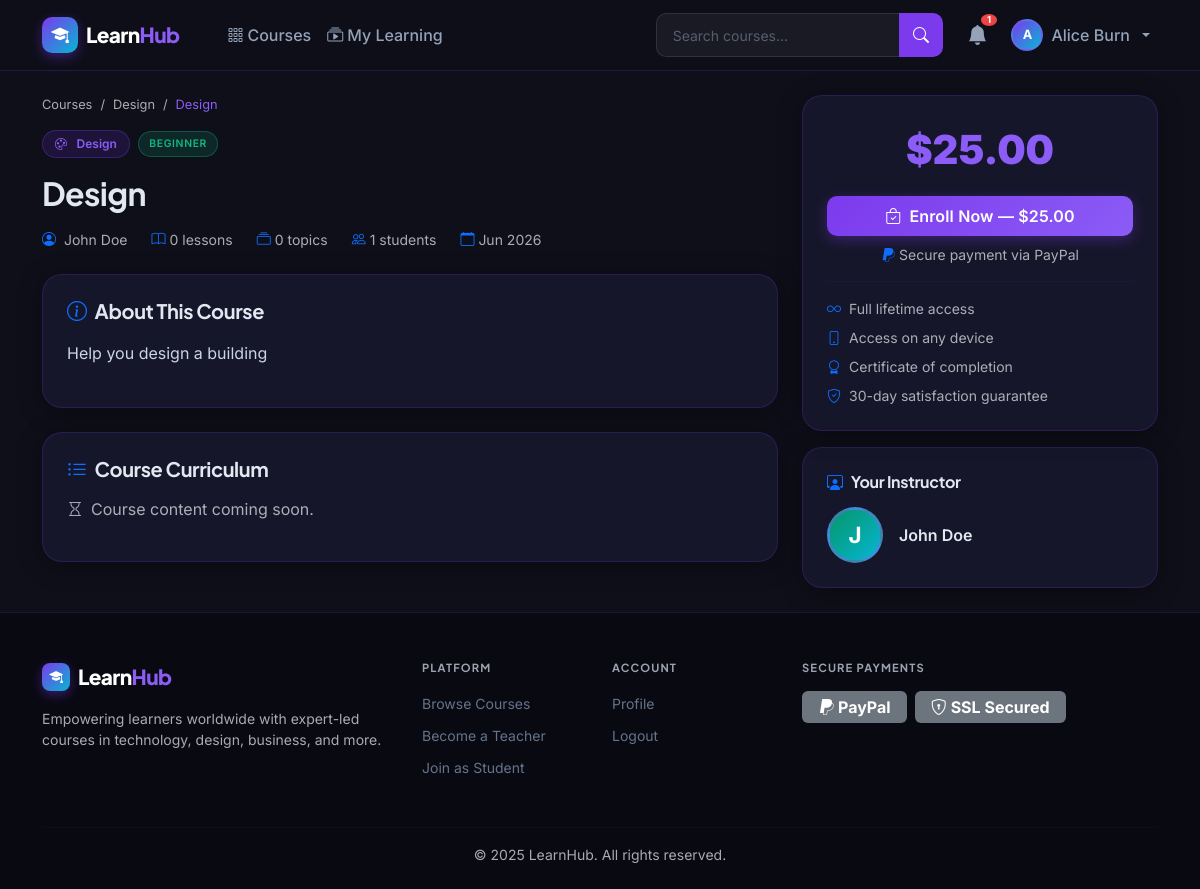
The page /courses/design/ (signed in) on the database its author committed.
### apps/accounts/models.py (models this page shows, shortened)
class CustomUser(AbstractUser):
    ROLE_CHOICES = (
        ('student', 'Student'),
        ('teacher', 'Teacher'),
    )
    role = models.CharField(max_length=10, choices=ROLE_CHOICES, default='student')
    is_otp_verified = models.BooleanField(default=False)
    otp_secret = models.CharField(max_length=64, blank=True, default='')
    @property
    def is_teacher(self):
        return self.role == 'teacher'
    @property
    def is_student(self):
        return self.role == 'student'

### apps/courses/models.py (models this page shows, shortened)
class Course(models.Model):
    LEVEL_CHOICES = (
        ('beginner', 'Beginner'),
        ('intermediate', 'Intermediate'),
        ('advanced', 'Advanced'),
    )
    teacher = models.ForeignKey(
        settings.AUTH_USER_MODEL, on_delete=models.CASCADE, related_name='courses_taught'
    )
    category = models.ForeignKey(Category, on_delete=models.SET_NULL, null=True, blank=True, related_name='courses')
    title = models.CharField(max_length=200)
    slug = models.SlugField(unique=True, blank=True)
    description = models.TextField()
    short_description = models.CharField(max_length=300, blank=True)
    price = models.DecimalField(max_digits=8, decimal_places=2)
    thumbnail = models.ImageField(upload_to='course_thumbnails/', blank=True, null=True)
    level = models.CharField(max_length=20, choices=LEVEL_CHOICES, default='beginner')
    is_published = models.BooleanField(default=False)
    created_at = models.DateTimeField(auto_now_add=True)
    updated_at = models.DateTimeField(auto_now=True)
    class Meta:
        ordering = ['-created_at']
    @property
    def enrollment_count(self):
        return self.enrollments.filter(payment_status='completed').count()
    @property
    def topic_count(self):
        return self.topics.count()
    @property
    def lesson_count(self):
        return Lesson.objects.filter(topic__course=self).count()

class Category(models.Model):
    name = models.CharField(max_length=100, unique=True)
    slug = models.SlugField(unique=True, blank=True)
    icon = models.CharField(max_length=50, default='bi-book', help_text='Bootstrap icon class')
    class Meta:
        verbose_name_plural = 'Categories'
        ordering = ['name']

### apps/courses/views.py (the view)
# urls.py: path('<slug:slug>/', views.course_detail, name='course_detail'),
def course_detail(request, slug):
    course = get_object_or_404(Course, slug=slug, is_published=True)
    topics = course.topics.prefetch_related('lessons').all()
    is_enrolled = False
    if request.user.is_authenticated:
        is_enrolled = Enrollment.objects.filter(
            student=request.user, course=course, payment_status='completed'
        ).exists()
    return render(request, 'courses/course_detail.html', {
        'course': course,
        'topics': topics,
        'is_enrolled': is_enrolled,
    })

### apps/notifications/context_processors.py (called while the page is built)
def notifications_count(request):
    if request.user.is_authenticated:
        count = Notification.objects.filter(recipient=request.user, is_read=False).count()
        return {'unread_notifications_count': count}
    return {'unread_notifications_count': 0}

### templates/courses/course_detail.html (shortened to what this page needs)
{% extends 'base.html' %}
{% block content %}
<div class="container py-4">
  <div class="row g-4">
    <div class="col-lg-8">
      <nav aria-label="breadcrumb" class="mb-3">
        <ol class="breadcrumb">
          <li class="breadcrumb-item"><a href="{% url 'courses:catalog' %}" class="text-muted">Courses</a></li>
          {% if course.category %}
          <li class="breadcrumb-item text-muted">{{ course.category.name }}</li>
          {% endif %}
          <li class="breadcrumb-item active" style="color:var(--primary-light);">{{ course.title|truncatechars:40 }}</li>
        </ol>
      </nav>
      <div class="mb-4">
        <div class="d-flex flex-wrap gap-2 align-items-center mb-3">
          {% if course.category %}
          <span class="tag"><i class="bi {{ course.category.icon }} me-1"></i>{{ course.category.name }}</span>
          {% endif %}
          <span class="badge-level badge-{{ course.level }}">{{ course.get_level_display }}</span>
        </div>
        <h1 class="fw-bold mb-3" style="font-size:2rem;line-height:1.2;">{{ course.title }}</h1>
        <div class="d-flex flex-wrap gap-4 mt-3 text-muted small">
          <span><i class="bi bi-person-circle me-1 text-primary"></i>
            {{ course.teacher.get_full_name|default:course.teacher.username }}</span>
          <span><i class="bi bi-book me-1 text-primary"></i>{{ course.lesson_count }} lessons</span>
          <span><i class="bi bi-collection me-1 text-primary"></i>{{ course.topic_count }} topics</span>
          <span><i class="bi bi-people me-1 text-primary"></i>{{ course.enrollment_count }} students</span>
          <span><i class="bi bi-calendar me-1 text-primary"></i>{{ course.created_at|date:"M Y" }}</span>
        </div>
      </div>
      <div class="lh-card p-4 mb-4">
        <h5 class="fw-bold mb-3"><i class="bi bi-info-circle me-2 text-primary"></i>About This Course</h5>
        <div style="color:#cbd5e1;line-height:1.8;">{{ course.description|linebreaks }}</div>
      </div>
      <div class="lh-card p-4 mb-4">
        <h5 class="fw-bold mb-3"><i class="bi bi-list-ul me-2 text-primary"></i>Course Curriculum</h5>
        {% if topics %}
        <div class="accordion lh-accordion" id="curriculum">
          {% for topic in topics %}
          <div class="accordion-item">
            <h2 class="accordion-header">
              <button class="accordion-button {% if not forloop.first %}collapsed{% endif %}"
                      type="button" data-bs-toggle="collapse"
                      data-bs-target="#topic-{{ topic.id }}">
                <i class="bi bi-folder2 me-2"></i>{{ topic.title }}
                <span class="ms-auto badge bg-dark text-muted me-2">{{ topic.lessons.count }} lessons</span>
              </button>
            </h2>
            <div id="topic-{{ topic.id }}" class="accordion-collapse collapse {% if forloop.first %}show{% endif %}">
              <div class="accordion-body p-0">
                {% for lesson in topic.lessons.all %}
                <div class="d-flex align-items-center justify-content-between px-3 py-2"
                     style="border-bottom:1px solid var(--border);">
                  <div class="d-flex align-items-center gap-2">
                    <i class="bi bi-play-circle text-primary"></i>
                    {% if is_enrolled %}
                    <a href="{% url 'courses:lesson_view' course_slug=course.slug lesson_id=lesson.id %}"
                       class="text-decoration-none" style="color:#cbd5e1;">{{ lesson.title }}</a>
                    {% else %}
                    <span style="color:#94a3b8;">{{ lesson.title }}</span>
                    {% endif %}
                  </div>
                  <div class="d-flex align-items-center gap-2">
                    {% if lesson.duration_minutes %}
                    <span class="small text-muted">{{ lesson.duration_minutes }} min</span>
                    {% endif %}
                    {% if not is_enrolled %}<i class="bi bi-lock-fill text-muted small"></i>{% endif %}
                  </div>
                </div>
                {% endfor %}
              </div>
            </div>
          </div>
          {% endfor %}
        </div>
        {% else %}
        <p class="text-muted"><i class="bi bi-hourglass me-2"></i>Course content coming soon.</p>
        {% endif %}
      </div>
    </div>
    <div class="col-lg-4">
      <div class="lh-card p-4" style="position:sticky;top:90px;">
        <div class="text-center mb-3">
          <div style="font-size:2.5rem;font-weight:900;color:var(--primary-light);">
            ${{ course.price }}
          </div>
        </div>
        {% if user.is_authenticated %}
          {% if is_enrolled %}
          <div class="text-center mb-3">
            <span class="badge bg-success px-3 py-2 fs-6 mb-2">
              <i class="bi bi-check-circle me-1"></i>Enrolled
            </span>
          </div>
          {% if topics %}
          <a href="{% url 'courses:lesson_view' course_slug=course.slug lesson_id=topics.0.lessons.first.id %}"
             class="btn btn-success w-100 py-2 mb-2" id="continue-learning-btn">
            <i class="bi bi-play-circle me-2"></i>Continue Learning
          </a>
          {% endif %}
          {% elif user.is_student %}
          <a href="{% url 'payments:create' course_id=course.id %}"
             class="btn btn-primary w-100 py-2 mb-2" id="enroll-btn">
            <i class="bi bi-bag-check me-2"></i>Enroll Now — ${{ course.price }}
          </a>
          <div class="text-center small text-muted mb-2">
            <i class="bi bi-paypal me-1 text-primary"></i>Secure payment via PayPal
          </div>
          {% elif user.is_teacher %}
          <p class="text-center text-muted small">Teachers cannot purchase courses.</p>
          {% endif %}
        {% endif %}
        <hr style="border-color:var(--border);">
        <ul class="list-unstyled small text-muted mb-0">
          <li class="mb-2"><i class="bi bi-infinity me-2 text-primary"></i>Full lifetime access</li>
          <li class="mb-2"><i class="bi bi-phone me-2 text-primary"></i>Access on any device</li>
          <li class="mb-2"><i class="bi bi-award me-2 text-primary"></i>Certificate of completion</li>
          <li><i class="bi bi-shield-check me-2 text-primary"></i>30-day satisfaction guarantee</li>
        </ul>
      </div>
      <div class="lh-card p-4 mt-3">
        <h6 class="fw-bold mb-3"><i class="bi bi-person-workspace me-2 text-primary"></i>Your Instructor</h6>
        <div class="d-flex align-items-center gap-3">
          {% if course.teacher.teacher_profile.avatar %}
            <img src="{{ course.teacher.teacher_profile.avatar.url }}" class="avatar-lg" alt="instructor">
          {% else %}
            <div class="avatar-placeholder-lg" style="width:56px;height:56px;font-size:1.4rem;background:linear-gradient(135deg,#059669,#06b6d4);">
              {{ course.teacher.first_name|first|upper|default:course.teacher.username|first|upper }}
            </div>
          {% endif %}
          <div>
            <div class="fw-semibold">{{ course.teacher.get_full_name|default:course.teacher.username }}</div>
          </div>
        </div>
      </div>
    </div>
  </div>
</div>
{% endblock %}

### templates/base.html (shortened to what this page needs)
<!DOCTYPE html>
<html lang="en" data-bs-theme="dark">
<head>
  <link href="https://cdn.jsdelivr.net/npm/bootstrap@5.3.3/dist/css/bootstrap.min.css" rel="stylesheet">
  <link href="https://cdn.jsdelivr.net/npm/bootstrap-icons@1.11.3/font/bootstrap-icons.min.css" rel="stylesheet">
  {% load static %}
  <link rel="stylesheet" href="{% static 'css/style.css' %}">
</head>
<body>
<nav class="navbar navbar-expand-lg lh-navbar sticky-top" id="mainNav">
  <div class="container">
    <a class="navbar-brand d-flex align-items-center gap-2" href="{% url 'home' %}">
      <div class="brand-icon"><i class="bi bi-mortarboard-fill"></i></div>
      <span class="brand-text">Learn<span class="brand-accent">Hub</span></span>
    </a>
    <div class="collapse navbar-collapse" id="navbarNav">
      <ul class="navbar-nav me-auto ms-4">
        <li class="nav-item">
          <a class="nav-link {% if request.resolver_match.url_name == 'catalog' %}active{% endif %}" href="{% url 'courses:catalog' %}">
            <i class="bi bi-grid-3x3-gap me-1"></i>Courses
          </a>
        </li>
        {% if user.is_authenticated and user.is_student %}
        <li class="nav-item">
          <a class="nav-link {% if request.resolver_match.url_name == 'my_courses' %}active{% endif %}" href="{% url 'courses:my_courses' %}">
            <i class="bi bi-collection-play me-1"></i>My Learning
          </a>
        </li>
        {% endif %}
      </ul>
      <form class="d-flex me-3 search-form" action="{% url 'courses:catalog' %}" method="GET">
        <div class="input-group">
          <input class="form-control search-input" type="search" name="q" placeholder="Search courses..."
                 value="{{ request.GET.q|default:'' }}" aria-label="Search">
          <button class="btn btn-search" type="submit"><i class="bi bi-search"></i></button>
        </div>
      </form>
      <ul class="navbar-nav align-items-center gap-2">
        {% if user.is_authenticated %}
        <li class="nav-item">
          <a class="nav-link position-relative notif-bell" href="{% url 'notifications:list' %}" id="notifBell">
            <i class="bi bi-bell-fill fs-5"></i>
            {% if unread_notifications_count > 0 %}
            <span class="badge notif-badge" id="notifCount">{{ unread_notifications_count }}</span>
            {% endif %}
          </a>
        </li>
        <li class="nav-item dropdown">
          <a class="nav-link dropdown-toggle d-flex align-items-center gap-2 user-menu"
             href="#" id="userDropdown" role="button" data-bs-toggle="dropdown">
            <div class="user-avatar-sm">
              {% if user.is_teacher and user.teacher_profile.avatar %}
                <img src="{{ user.teacher_profile.avatar.url }}" alt="avatar">
              {% elif user.is_student and user.student_profile.avatar %}
                <img src="{{ user.student_profile.avatar.url }}" alt="avatar">
              {% else %}
                <span>{{ user.first_name|first|upper|default:user.username|first|upper }}</span>
              {% endif %}
            </div>
            <span class="d-none d-md-inline">{{ user.get_full_name|default:user.username }}</span>
          </a>
        </li>
        {% endif %}
      </ul>
    </div>
  </div>
</nav>
<main class="main-content">
  {% block content %}{% endblock %}
</main>
<footer class="lh-footer mt-auto">
  <div class="container">
    <div class="row gy-4">
      <div class="col-lg-4">
        <div class="d-flex align-items-center gap-2 mb-3">
          <div class="brand-icon brand-icon-sm"><i class="bi bi-mortarboard-fill"></i></div>
          <span class="brand-text">Learn<span class="brand-accent">Hub</span></span>
        </div>
        <p class="text-muted small">Empowering learners worldwide with expert-led courses in technology, design, business, and more.</p>
      </div>
      <div class="col-lg-2 col-6">
        <h6 class="footer-heading">Platform</h6>
        <ul class="list-unstyled footer-links">
          <li><a href="{% url 'courses:catalog' %}">Browse Courses</a></li>
          <li><a href="{% url 'accounts:teacher_signup' %}">Become a Teacher</a></li>
          <li><a href="{% url 'accounts:student_signup' %}">Join as Student</a></li>
        </ul>
      </div>
      <div class="col-lg-2 col-6">
        <h6 class="footer-heading">Account</h6>
        <ul class="list-unstyled footer-links">
          {% if user.is_authenticated %}
          <li><a href="{% url 'accounts:profile' %}">Profile</a></li>
          <li><a href="{% url 'accounts:logout' %}">Logout</a></li>
          {% else %}
          <li><a href="{% url 'accounts:login' %}">Login</a></li>
          <li><a href="{% url 'accounts:student_signup' %}">Sign Up</a></li>
          {% endif %}
        </ul>
      </div>
      <div class="col-lg-4">
        <h6 class="footer-heading">Secure Payments</h6>
        <div class="d-flex gap-2 align-items-center mt-2">
          <span class="badge bg-secondary fs-6 px-3 py-2"><i class="bi bi-paypal me-1"></i>PayPal</span>
          <span class="badge bg-secondary fs-6 px-3 py-2"><i class="bi bi-shield-lock me-1"></i>SSL Secured</span>
        </div>
      </div>
    </div>
    <hr class="footer-divider">
    <p class="text-center text-muted small mb-0">© 2025 LearnHub. All rights reserved.</p>
  </div>
</footer>
</body>
</html>

### rows shown on the page
CustomUser: first_name|first "A", get_full_name "Alice Burn"
Course: category.name "Design", title "Design", level "BEGINNER", teacher.get_full_name "John Doe", lesson_count "0", topic_count "0", enrollment_count "1", created_at "Jun 2026", description "Help you design a building", price "25.00", teacher.first_name|first "J"

### other values the page prints
{{ unread_notifications_count }} "1"
